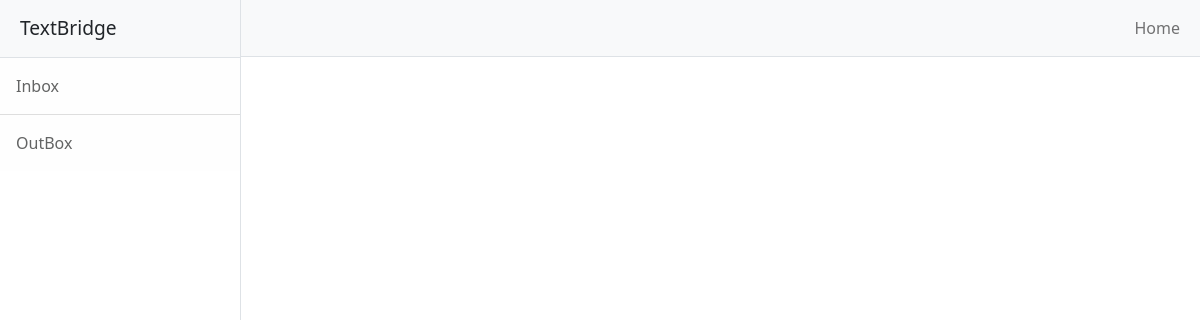
/outbox (signed in), run on an earlier commit of the app's database.
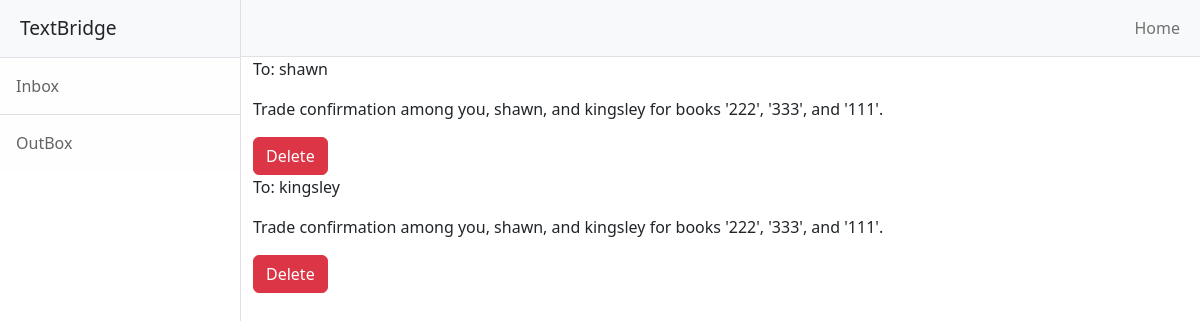
And on a later commit of the database.
### main.py (models this page shows)
class Message(db.Model):
    __tablename__ = "messages"
    id = db.Column(db.Integer, primary_key=True)
    sender_id = db.Column(db.Integer, db.ForeignKey('users.id'), nullable=False)
    recipient_id = db.Column(db.Integer, db.ForeignKey('users.id'), nullable=False)
    content = db.Column(db.Text, nullable=False)
    timestamp = db.Column(db.DateTime, index=True, default=datetime.utcnow)
    is_read = db.Column(db.Boolean, default=False, nullable=False)

class User(UserMixin, db.Model):
    __tablename__ = "users"
    id = db.Column(db.Integer, primary_key=True)
    email = db.Column(db.String(100), unique=True)
    password = db.Column(db.String(100))
    name = db.Column(db.String(100))
    wishbook = relationship('WishBook')
    ownhbook = relationship('OwnBook')
    sent_messages = db.relationship('Message', foreign_keys='Message.sender_id', backref='sender', lazy='dynamic')
    received_messages = db.relationship('Message', foreign_keys='Message.recipient_id', backref='recipient', lazy='dynamic')

### main.py (the view)
@app.route('/outbox')
@login_required
def outbox():
    sent_messages = db.session.query(
        Message.id,
        Message.content,
        User.name.label('recipient_name'),
    ).join(User, User.id == Message.recipient_id).filter(Message.sender_id == current_user.id).all()
    return render_template('outbox.html', messages=sent_messages)

### main.py (called while the page is built)
@login_manager.user_loader
def load_user(user_id):
    return db.get_or_404(User, user_id)

### templates/outbox.html (shortened to what this page needs)
<!DOCTYPE html>
<html lang="en">
    <head>
        <link href="../static/css/styles4.css" rel="stylesheet" />
    </head>
    <body>
        <div class="d-flex" id="wrapper">
            <div class="border-end bg-white" id="sidebar-wrapper">
                <div class="sidebar-heading border-bottom bg-light">TextBridge</div>
                <div class="list-group list-group-flush">
                    <a class="list-group-item list-group-item-action list-group-item-light p-3" href="{{ url_for('inbox')}}">Inbox</a>
                    <a class="list-group-item list-group-item-action list-group-item-light p-3" href="{{ url_for('outbox')}}">OutBox</a>
                </div>
            </div>
            <div id="page-content-wrapper">
                <nav class="navbar navbar-expand-lg navbar-light bg-light border-bottom">
                    <div class="container-fluid">
                        <div class="collapse navbar-collapse" id="navbarSupportedContent">
                            <ul class="navbar-nav ms-auto mt-2 mt-lg-0">
                                <li class="nav-item active"><a class="nav-link" href="{{ url_for('ownlist') }}">Home</a></li>
                            </ul>
                        </div>
                    </div>
                </nav>
                {% for message in messages %}
                <div class="container-fluid">
                    <p>To: {{ message.recipient_name }}</p>
                    <p>
                        {{ message.content }}
                    </p>
                    <form action="{{ url_for('delete_message', message_id=message.id) }}" method="post">
                        <button type="submit" class="btn btn-danger">Delete</button>
                </div>
                {% endfor %}
            </div>
        </div>
    </body>
</html>

What changed in the data, as far as the page shows it:
added Message: recipient_name "shawn", content "Trade confirmation among you, shawn, and kingsley for books '222', '333', and '111'."
added Message: recipient_name "kingsley", content "Trade confirmation among you, shawn, and kingsley for books '222', '333', and '111'."
